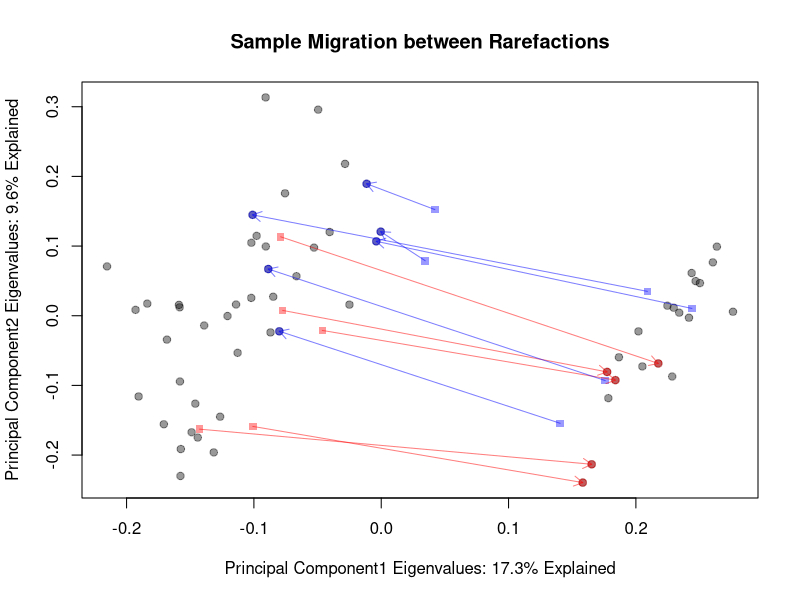

The R source for this figure:
## FOR GG
# Plots a set of 30 tongue samples vs 30 tongue samples
# Should be no differences, but there's a difference in the sets of 

d <- read.table("Rare1_659/unweighted_unifrac_pc.txt", header=T, row.names=1, sep="\t")
e <- read.table("Rare2_659/unweighted_unifrac_pc.txt", header=T, row.names=1, sep="\t")

# Rudimentary procrustes analysis 
# Correct for the shape (eigenvalues) (ONLY FOR DATASETS THAT ARE FLIPPED ABOUT X AND Y AXIS
# i.e. for the 100 dataset leave lines 9 and 10 as is, for 200 or 3, comment them out
e[,1] <- (e[,1]*-1)
e[,2] <- (e[,2]*-1)




# Setup axis labelling conventions
per <- "% Explained"
x.pc1.explained <- d[nrow(d),1]
x.pc1.explained <- round(x.pc1.explained, digits=1)
xlabel <- "Principal Component1 Eigenvalues: "
xla <- paste(xlabel, x.pc1.explained,per, sep="", collapse=NULL)

x.pc2.explained <- d[nrow(d),2]
x.pc2.explained <- round(x.pc2.explained, digits=1)
ylabel <- "Principal Component2 Eigenvalues: "
yla <- paste(ylabel, x.pc2.explained,per, sep="", collapse=NULL)

rtl <- NULL
ltr <- NULL

component <- 1

for (i in 1:60)	# Iterate through all 60 samples
{
	if ( (d[i,component] > 0) & (e[i,component] < 0))
	{	
		print("Right Cluster to Left Cluster Movement: ")	# Moved from right to left
		print(rownames(d[i,]))
		rtl <- c(rtl, rownames(d[i,]))	# Get list of Right to Left Movement
	}	
}
for (i in 1:60)
{
	if ( (d[i,component] < 0) & (e[i,component] > 0))
	{
		print("Left Cluster to Right Cluster Movement: ")	# Moved from left to right
		print(rownames(d[i,]))
		ltr <- c(ltr, rownames(d[i,]))	# Get list of Left to Right movement
	}
}

# First/second refer to the columns the data is being read from 
first <- 1
second <- 2

pdf("UniFrac_tvst_movement.pdf")	# Comment out if not plotting
plot(d[1:60,first], d[1:60,second],main="Sample Migration between Rarefactions",xlab=xla,ylab=yla, pch=19, col=rgb(0,0,0,0.4))	# Plot the 1st rarefation

shapes <- c(19,15,19,15,19)
colours <- c(rgb(1,0,0,0.4), rgb(1,0,0,0.4), rgb(0,0,1,0.4), rgb(0,0,1,0.4), rgb(0,0,0,0.4) )

#legend(x=-0.25,y=0.31,title="Sample Movement", legend = c("Left->Right","Origin","Right->Left","Origin", "No Change"), pch=shapes, col=colours)

# Points that have moved from right to left are red
# Points that have moved from left to right are blue

# Points represent a plot of Rarefaction 1, but are coloured based on sample movement of Rare 2
points(d[rtl,first][e[rtl,first] < 0], d[rtl,second][e[rtl,first] < 0], pch=19, col=rgb(1,0,0,0.4))	# Red
points(d[ltr,first][e[ltr,first] > 0], d[ltr,second][e[ltr,first] > 0], pch=19, col=rgb(0,0,1,0.4))	# Blue

# The squares indicate WHERE they have moved from 
# Can comment this out to remove square drawing
points(e[rtl,first], e[rtl,second], pch = 15, col=rgb(1,0,0,0.4))
points(e[ltr,first], e[ltr,second], pch = 15, col=rgb(0,0,1,0.4))

# Draw line segments between the movements
arrows(e[rtl,first], e[rtl, second], d[rtl, first], d[rtl, second], col = rgb(1,0,0,0.5), length=0.1)

arrows(e[ltr,first], e[ltr, second], d[ltr, first], d[ltr, second], col = rgb(0,0,1,0.5), length=0.1)



dev.off()







